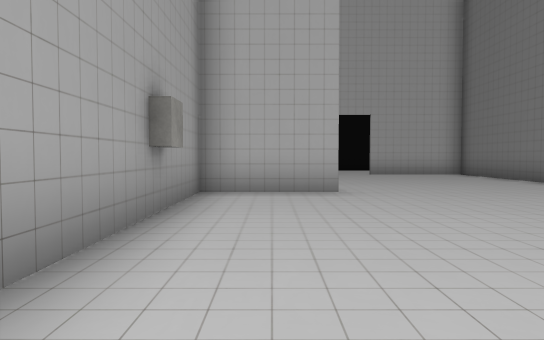
View 1 (above)

14 first-person views from a walk through a Unity game level. The camera is 1.2 m above the floor, tilts 2° down and sees 70° across. The floor is counted in squares, 2 m on a side. Each view is taken from the middle of a square. On the plan, view 1 faces up. The plan holds only what a view shows up to about 11 squares ahead; the rest is blank. The player character is not drawn. Door leaves are left out, so doorways stand open. Some surface patterns are stand-ins.

View 2
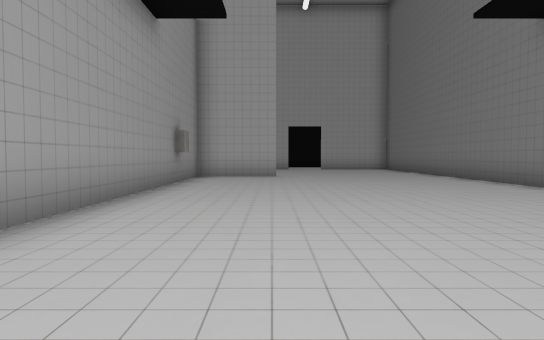

View 3
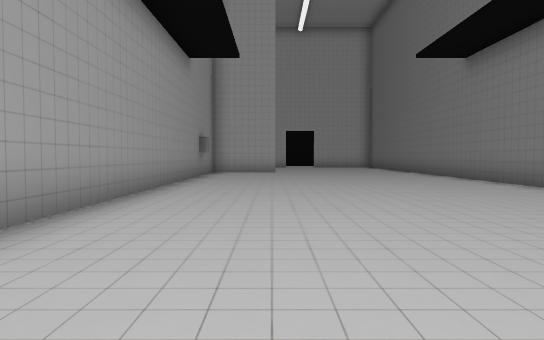

View 4
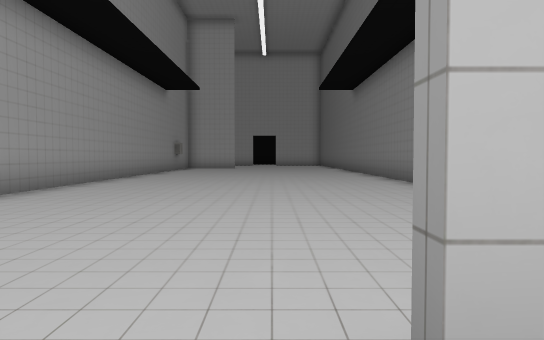

View 5
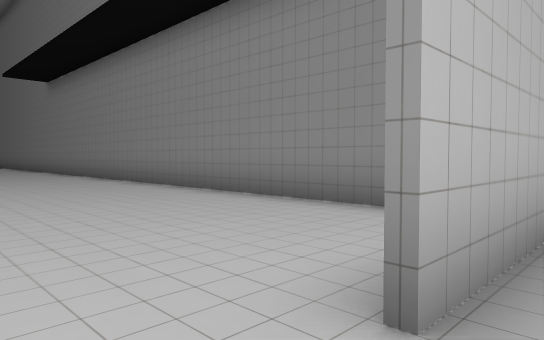

View 6
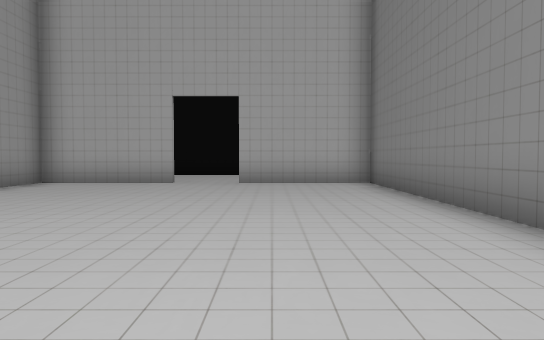

View 7
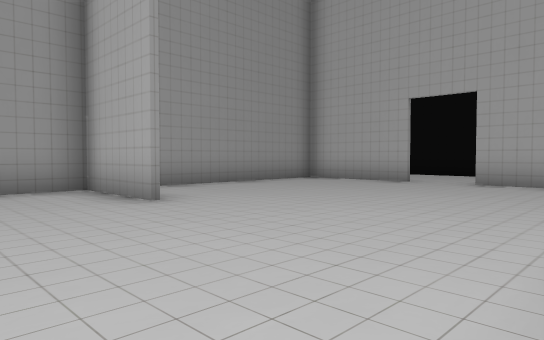

View 8
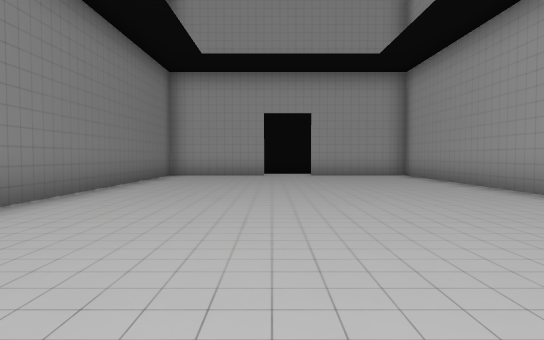

View 9
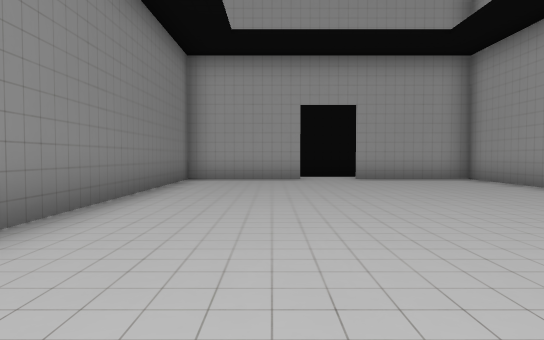

View 10
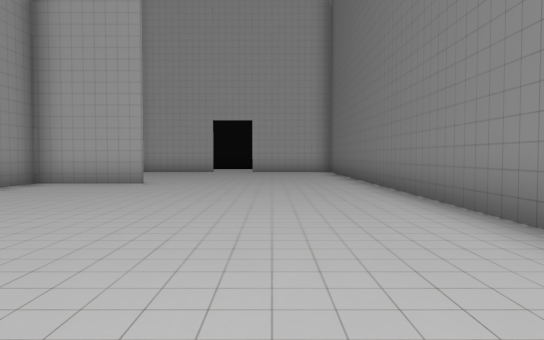

View 11
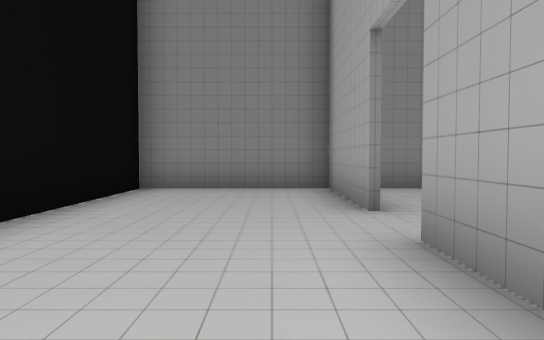

View 12
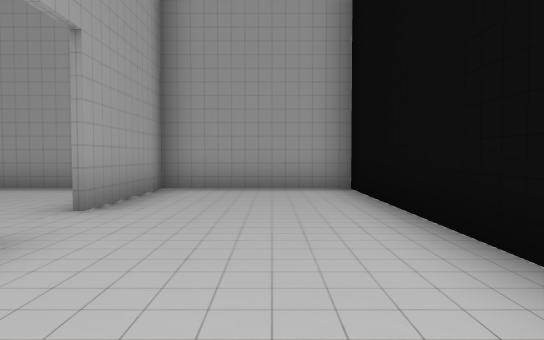

View 13
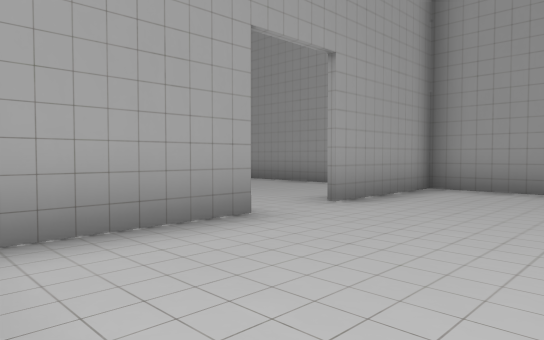

View 14
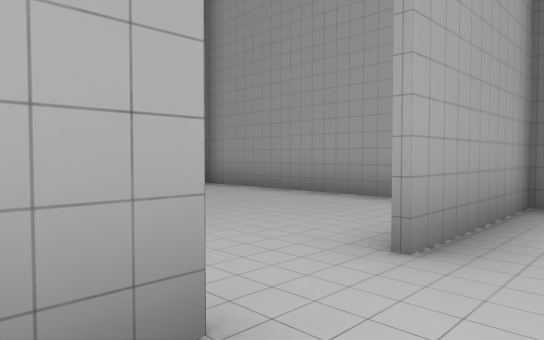

### Floor plan
Points are (right, up) in squares from view 1. A wall is a line through its corners. A room is listed if a view was taken in it or the views show most of it. See-through windows are left out.
Room 1 (views 1, 2, 3, 6, 7, 8, 9, 10)
walls: (1.2, 6.6) (-1.2, 6.6); (3.1, -12.3) (6.2, -12.3) (6.2, 13); (1.8, 12.8) (-1.2, 12.8); (6.2, 12.8) (3.2, 12.8); (-1.2, 13) (-1.2, -12.3) (1.8, -12.3)
ways out: open door at (2.5, -12) to room 2; open door at (2.5, 13) to room 3
objects: other object (-1, 4)
Room 2 (views 4, 5)
walls: (5.2, -12.4) (3.2, -12.4)
ways out: open door at (2.5, -12) to room 1
Room 3 (views 11, 12, 13, 14)
walls: (3.1, 12.9) (6.2, 12.9); (-1.2, 16.5) (-1.2, 13); (-1.2, 12.9) (1.8, 12.9); (6.2, 13) (6.2, 16.5) (-0.6, 16.5)
ways out: open door at (2.5, 13) to room 1

Where each view was taken, in squares from view 1:
view 1: 0 up, 0 right, facing up
view 2: 5 down, 1 right, facing up
view 3: 8 down, 1 right, facing up
view 4: 13 down, 3 right, facing up
view 5: 13 down, 2 right, facing up-right
view 6: 4 up, 4 right, facing up
view 7: 4 up, 6 right, facing up-left
view 8: 0 up, 3 right, facing down
view 9: 2 down, 4 right, facing down
view 10: 2 down, 4 right, facing up
view 11: 14 up, 1 left, facing right
view 12: 15 up, 6 right, facing left
view 13: 16 up, 6 right, facing down-left
view 14: 14 up, 4 right, facing down-left
